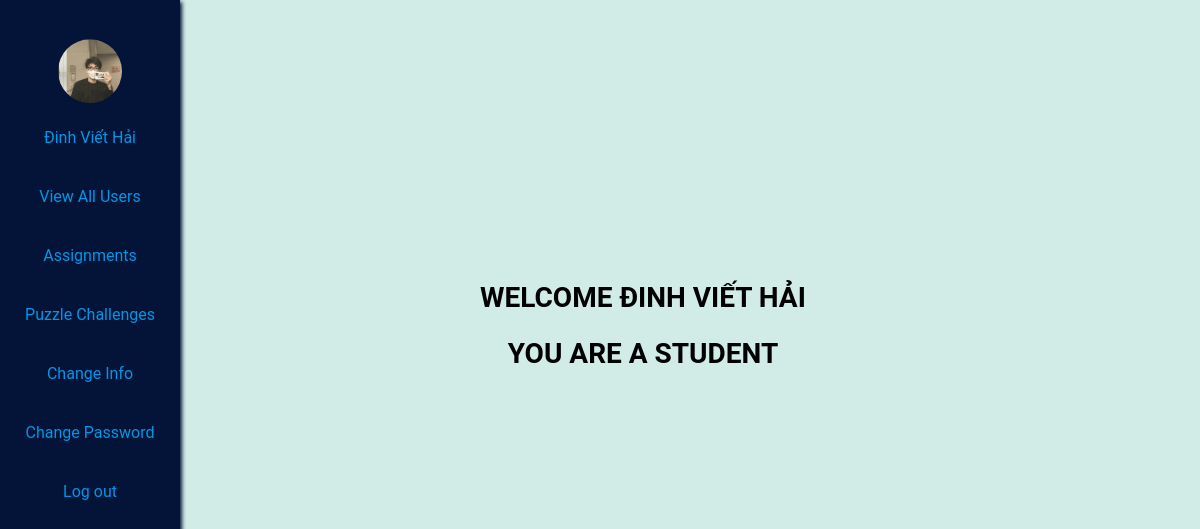
Page /student/index.php (signed in) on the committed database.
### tables this page shows
CREATE TABLE `tbluser` (
  `id` int(11) NOT NULL,
  `username` varchar(255) NOT NULL,
  `password` varchar(255) NOT NULL,
  `pos` int(11) NOT NULL,
  `name` varchar(128) NOT NULL,
  `pnumber` varchar(16) NOT NULL,
  `email` varchar(128) NOT NULL,
  `avatar` varchar(128) NOT NULL
);

### student/index.php (the view, shortened to what this page needs)
<?php
require_once("../config/user.php");
?>
<!DOCTYPE html>
<html lang="en">
<head>
	<link rel="stylesheet" href="student_style.css">
</head>
<body>
    <div class="sidebar" >
        <ul class="menu">
            <li>
                <?php
                    $id = $_SESSION["id"];
                    $sql = "SELECT * FROM tbluser WHERE id = '$id'";
                    $result = $conn->query($sql);
                    $row = $result->fetch_array(MYSQLI_NUM);
                    echo '<a href="index.php"> <img src="../image/avatars/'.($row[7] ? $row[7] : "default-avatar.png").'" class="avatar" alt=""> </a>';
                ?>
            </li>
            <li>
                <a href="index.php">
                    <?php
                    echo "<span>".$row[4]."</span>";
                    ?>
                </a>
            </li>
            <li>
                <a href="user.php">View All Users</a>
            </li>
            <li>
                <a href="assignment_show.php">Assignments</a>
            </li>
            <li>
                <a href="challenge.php" >Puzzle Challenges</a>
            </li>
			<li>
                <a href="changeinfo.php" >Change Info</a>
            </li>
			<li>
                <a href="changepwd.php" >Change Password</a>
			</li>
			<li>
                <a href="../logout.php">Log out</a>
            </li>
        </ul>
	</div>
	 <div class="content" id="home">
        <div style="position:absolute;top:35%;left:40%;transform:transfer(-50%,-50%);">
            <p style="font-size:30px;font-style:bold;">Welcome <?php echo $row[4]?></p>
            <p style="font-size:30px;font-style:bold;">You are a student</p>
        </div>
    </div>
</body>
</html>

### student/student_style.css (style rules this page uses)
* { margin: 0; padding: 0; font-family: "Roboto", sans-serif; }
.sidebar { height: 100%; width: 180px; position: fixed; z-index: 1; top: 0; left: 0; background-color: #041338; overflow-x: hidden; font-size: 16px; box-shadow: 2px 2px 4px #041338; }
img.avatar { height: 64px; width: 64px; border-radius: 50%; cursor: pointer; transform: translateY(30%); padding: 0 60px; }
.sidebar .menu { margin-top: 0px; }
.sidebar .menu li { list-style-type: none; display: flex; justify-content: center; width: 100%; }
.sidebar .menu li a { display: block; padding: 20px 0; text-decoration: none; color: #0097e6; text-align: center; flex: 1; }
.content { margin-left: 180px; padding: 20px; box-sizing: border-box; font-size: 14px; height: 100vh; background: #d1ebe6; }
.content p { font-size: 28px!important; font-weight: bold; text-transform: uppercase; margin-bottom: 20px; text-align: center; line-height: 36px; }
.content[id='home'] { display: block; }

### rows in the picture
tbluser: avatar (picture), name "Đinh Viết Hải", name "ĐINH VIẾT HẢI"
